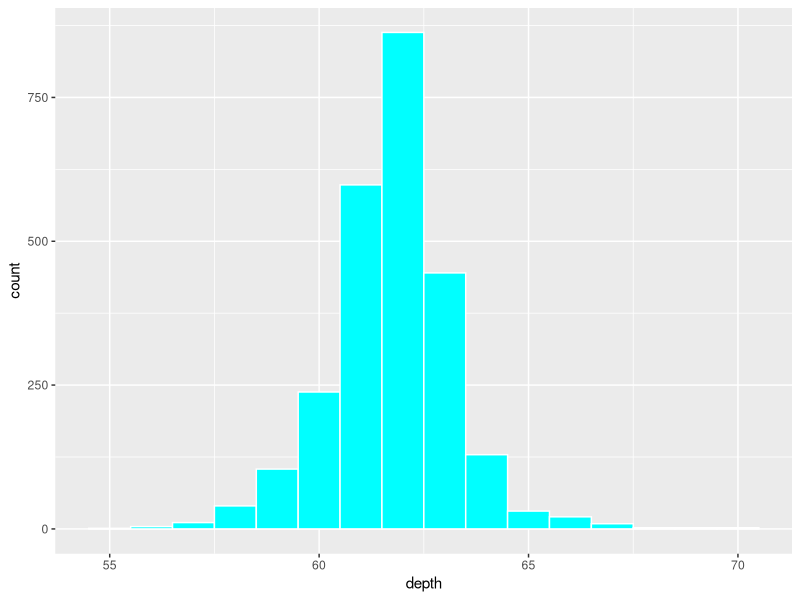
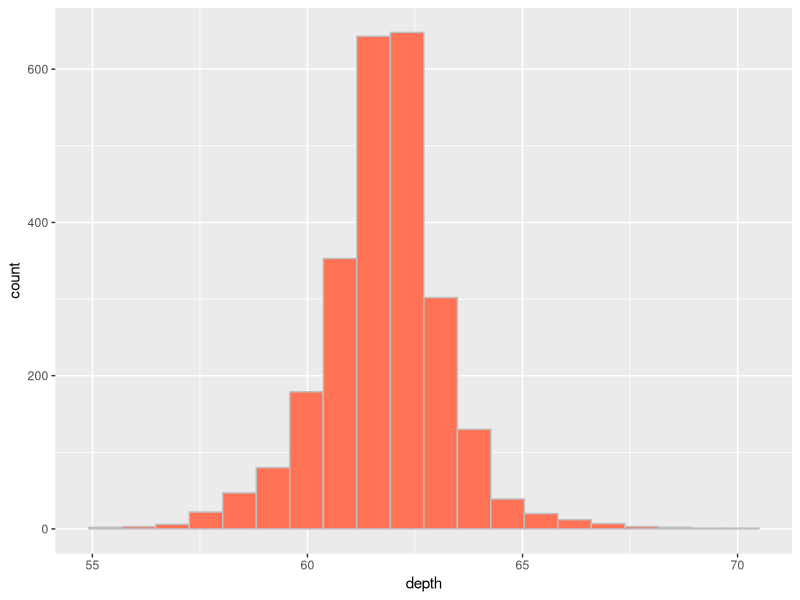
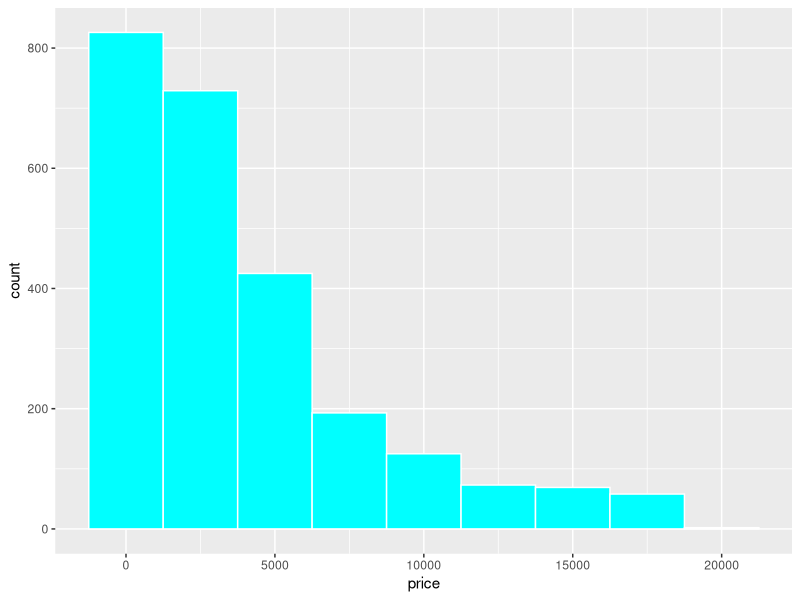
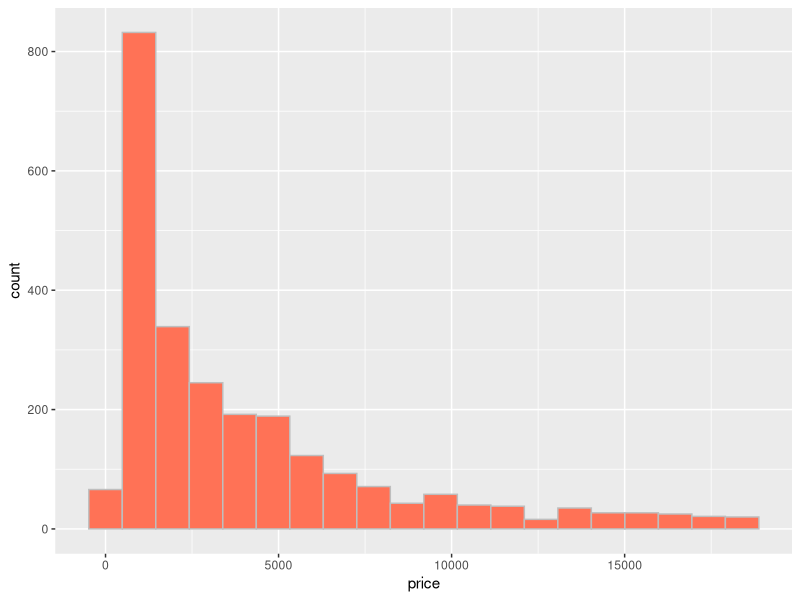
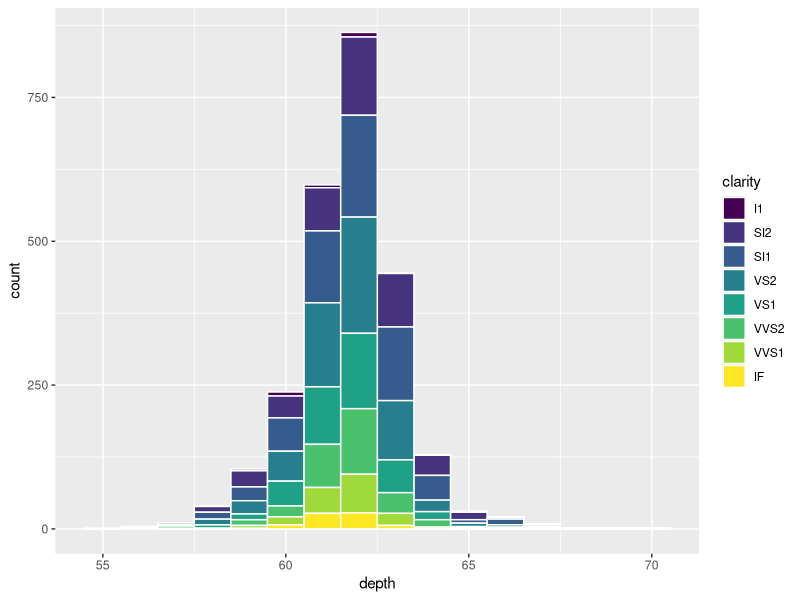
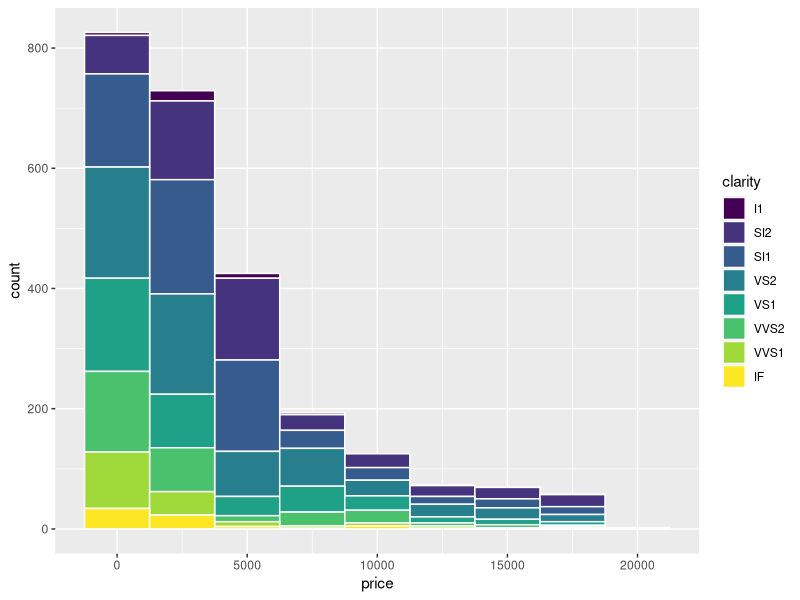
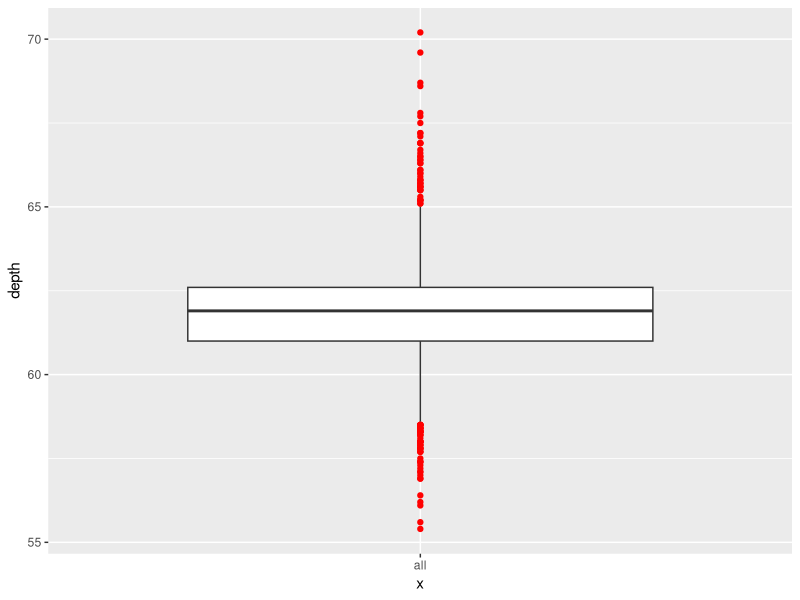
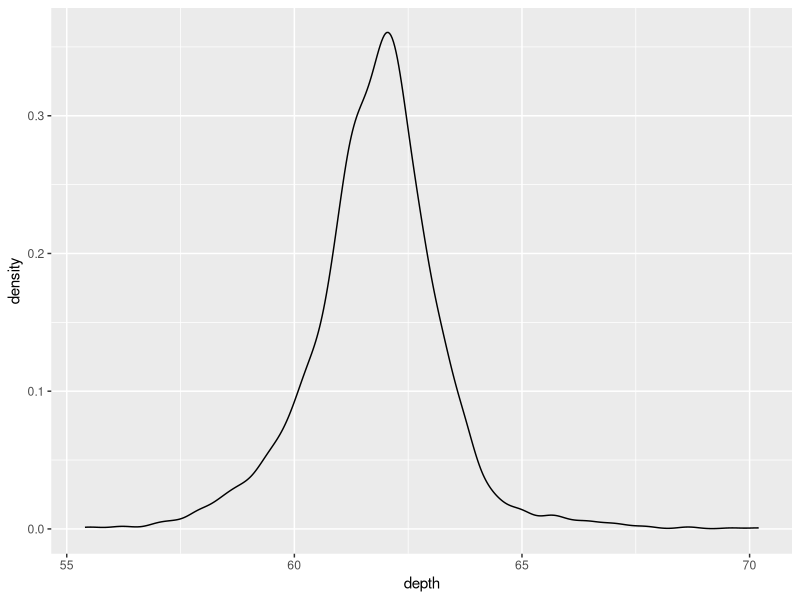

R code for these plots, in order:
## ---- chunk 1
library(ggplot2)
library(dplyr)  # to group categories for bar charts

head(diamonds) 
str(diamonds) 
dim(diamonds) 

set.seed(1) 
diamondsmall <- diamonds[sample(nrow(diamonds), 2500),]

## ---- chunk 2
diamondsmall.p <- ggplot(data = diamondsmall, aes(x = depth))
diamondsmall.p + geom_histogram(binwidth = 1, color = 'white', fill = 'cyan1') 
diamondsmall.p + geom_histogram(bins = 20, color = 'gray', fill = 'coral1') 

diamondsmall.p <- ggplot(data = diamondsmall, aes(x = price))
diamondsmall.p + geom_histogram(binwidth = 2500, color = 'white', fill = 'cyan1') 
diamondsmall.p + geom_histogram(bins = 20, color = 'gray', fill = 'coral1') 
## ---- chunk 3
diamondsmall.p <- ggplot(data = diamondsmall, aes(x = depth))
diamondsmall.p + geom_histogram(aes(fill = clarity), binwidth = 1, color = 'white') 

diamondsmall.p <- ggplot(data = diamondsmall, aes(x = price))
diamondsmall.p + geom_histogram(aes(fill = clarity), binwidth = 2500, color = 'white') 

## ---- chunk 4
diamondsmall.p <- ggplot(data = diamondsmall, aes(x = 'all', y = depth)) # any constant for x will work
diamondsmall.p + geom_boxplot(outlier.colour="red") 

diamondsmall.p <- ggplot(data = diamondsmall, aes(x = depth))
diamondsmall.p + geom_density()

## ---- chunk 5
# Use fill to reinforce the category distinctions
diamondsmall.p <- ggplot(data = diamondsmall, aes(x = color, y = depth, fill = color))
diamondsmall.p + geom_boxplot() 
## ---- chunk 6
# library(dplyr) declared above
color.groups <- group_by(diamondsmall, color)
temp.diamond.df2 <- summarise(color.groups, max(depth))
names(temp.diamond.df2) <- c('color','depth')
diamondsmall.p <- ggplot(data = temp.diamond.df2, aes(x = color, y = depth, fill = color))
# stacked bars
diamondsmall.p + geom_bar(stat = 'identity', color = 'white') 
